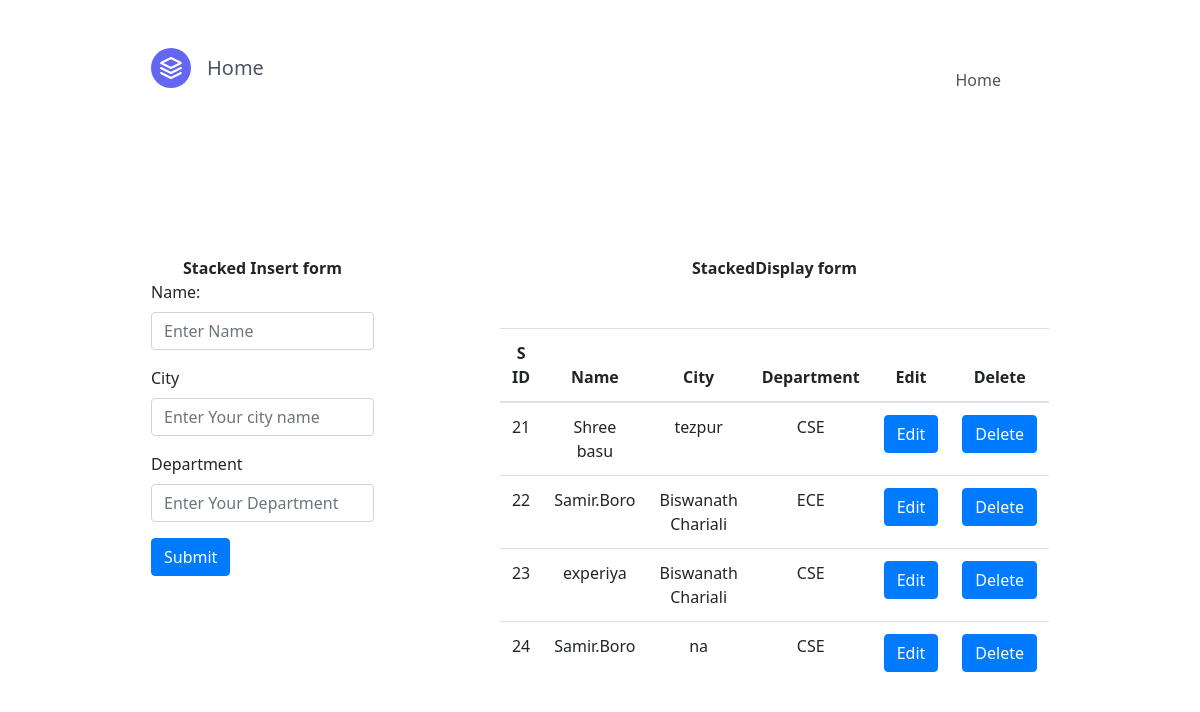
The page / on the database its author committed.
### curd/models.py (models this page shows, shortened)
class details(models.Model):
    sno=models.AutoField(primary_key=True)
    name=models.CharField(max_length=25)
    city=models.CharField(max_length=30)
    dept=models.CharField(max_length=25)

### curd/views.py (the view)
# urls.py: path('',views.home,name='home'),
def home(request):
    data= details.objects.all()
    params = {'data':data}
    if request.method=='POST':
        name = request.POST['name']
        city = request.POST['city']
        dept = request.POST['dept']
        temp = details(name=name,city=city,dept=dept)
        temp.save()
        messages.success(request, "Your Details has been successfully submite")
        return render(request,'app/home.html',params)
    else:
        return render(request,'app/home.html',params)

### templates/app/home.html (shortened to what this page needs)
{% extends 'base.html' %}
{%block dash%}Home{%endblock dash%}
{%block body%}
  <section class=" container my-5">
      <div class="row">
        <div class=" col p-5">
            <div class="container">
                <p class="text-center"><strong>Stacked Insert form</strong></p>
                <form action="/" method="POST">  {% csrf_token %}
                  <div class="form-group">
                    <label for="name">Name:</label>
                    <input type="text" class="form-control" id="name" name="name" placeholder="Enter Name">
                  </div>
                  <div class="form-group">
                    <label for="City">City</label>
                    <input type="text" class="form-control" id="city" placeholder="Enter Your city name" name="city">
                  </div>
                  <div class="form-group">
                    <label for="Dept">Department</label>
                    <input type="text" class="form-control" name="dept" placeholder="Enter Your Department">
                  </div>
                  <button type="submit" class="btn btn-primary">Submit</button>
                </form>
              </div>
        </div>
        <div class="col p-5">
            <div class="container text-center" >
                <p class="mb-5"> <strong>StackedDisplay form</strong></p>
                <table class="table table-hover">
                    <thead>
                      <tr>
                        <th>S ID</th>
                        <th>Name</th>
                        <th>City</th>
                        <th>Department</th>
                        <th>Edit</th>
                        <th>Delete</th>
                      </tr>
                    </thead>
                    <tbody>
                    {% for i in data%}
                      <tr>
                        <td>{{i.sno}}</td>
                        <td>{{i.name}}</td>
                        <td>{{i.city}}</td>
                        <td>{{i.dept}}</td>
                        <td><a href="update/{{i.sno}}" class="btn btn-primary" id = '{{i.sno}}'>Edit</a></td>
                        <td><a href="delete/{{i.sno}}" class="btn btn-primary" id = '{{i.sno}}'>Delete</a></td>
                      </tr>
                    {% endfor%}
                    </tbody>
                  </table>
            </div>
        </div>
      </div>
  </section>
{%endblock body%}

### templates/base.html (shortened to what this page needs)
<!DOCTYPE html>
<html>
<head>
	<link rel="stylesheet" href="https://stackpath.bootstrapcdn.com/bootstrap/4.5.2/css/bootstrap.min.css">
	<link rel="stylesheet" href="/static/bootstrap/bootstrap.min.css">
	<link rel="stylesheet" href="https://cdnjs.cloudflare.com/ajax/libs/tailwindcss/2.0.2/tailwind.min.css" />
</head>
<body>
<section class="container">
	<header class="text-gray-600 body-font">
		<div class="container mx-auto flex flex-wrap p-5 flex-col md:flex-row items-center">
		  <a class="flex title-font font-medium items-center text-gray-900 mb-4 md:mb-0">
			<svg xmlns="http://www.w3.org/2000/svg" fill="none" stroke="currentColor" stroke-linecap="round" stroke-linejoin="round" stroke-width="2" class="w-10 h-10 text-white p-2 bg-indigo-500 rounded-full" viewBox="0 0 24 24">
			  <path d="M12 2L2 7l10 5 10-5-10-5zM2 17l10 5 10-5M2 12l10 5 10-5"></path>
			</svg>
			<span class="ml-3 text-xl">{%block dash%}{%endblock dash%}</span>
		  </a>
		  <nav class="md:ml-auto flex flex-wrap items-center text-base justify-center">
			<a class="mr-5 hover:text-gray-900" href="/">Home</a>
		  </nav>
		</div>
	  </header>
</section>
{%block body%}{%endblock body%}
</body>
</html>

### rows shown on the page
details: sno "21", name "Shree basu", city "tezpur", dept "CSE"
details: sno "22", name "Samir.Boro", city "Biswanath Chariali", dept "ECE"
details: sno "23", name "experiya", city "Biswanath Chariali", dept "CSE"
details: sno "24", name "Samir.Boro", city "na", dept "CSE"
